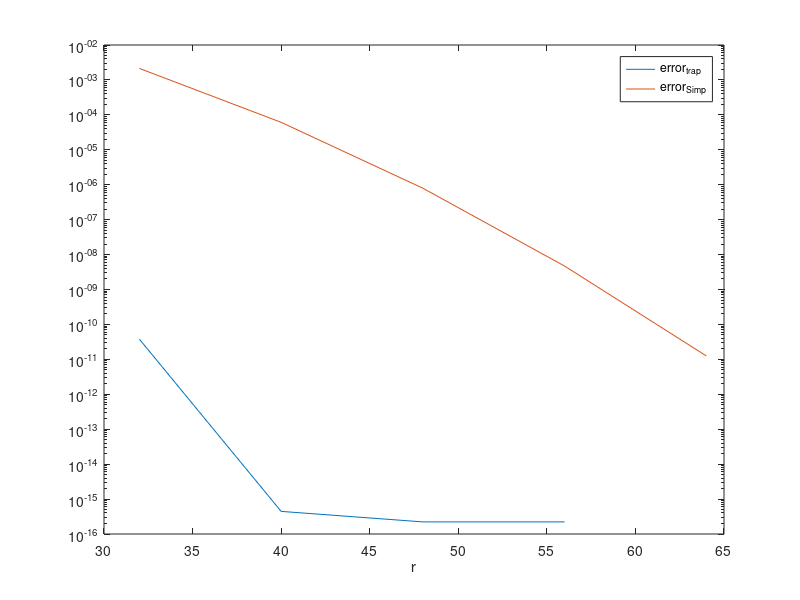

MATLAB code to generate this figure:
% Example 15.4 -- Figure 15.4 : quadrature error for int_10^10 exp(-x^2)
%     using composite rules
clear all
figure(1)
clf

exact = 0;
%trap approximations
count = 0;
for r = 32:8:128
    h = 20/r; x = -10:h:10; count = count + 1;
    f = exp(-x.^2);
    itr(count) = h*sum(f) - h/2*(f(1)+f(end));
    errt(count) = abs(exact - itr(count));
end

%Simpson approximations
count = 0;
for r = 32:8:64
    h = 20/r; x = -10:h:10; count = count + 1;
    f = exp(-x.^2);
    isp(count) = h/3*(f(1)+f(end));
    isp(count) = isp(count)+ 2*h/3* sum(f(3:2:r-1)) + 4*h/3* sum(f(2:2:r));
    errs(count) = abs(exact - isp(count));
end

exact = itr(end);
ert = abs(exact - itr(1:5));
ers = abs(exact - isp(1:5));

semilogy (32:8:64,ert,32:8:64,ers)
hold on
legend('error_{trap}','error_{Simp}')
xlabel('r')

